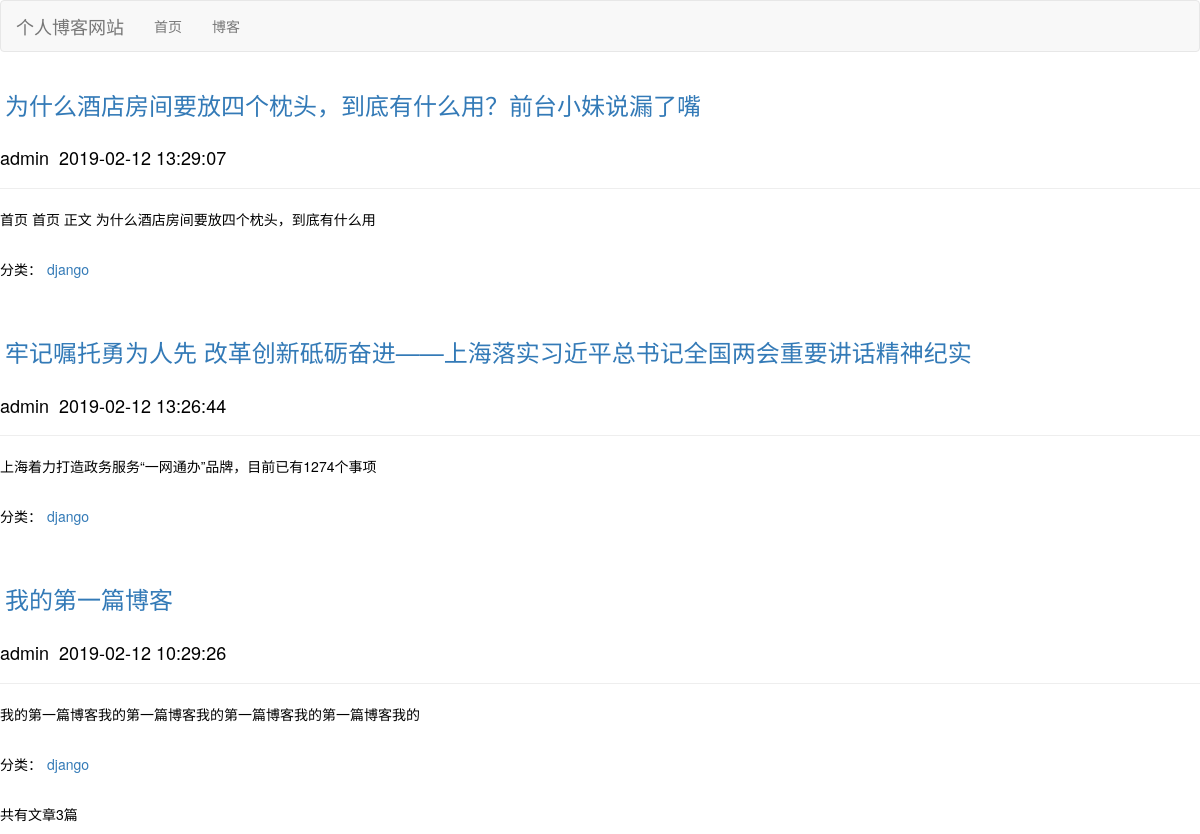
The page /blog/type/1 on the database as committed earlier.
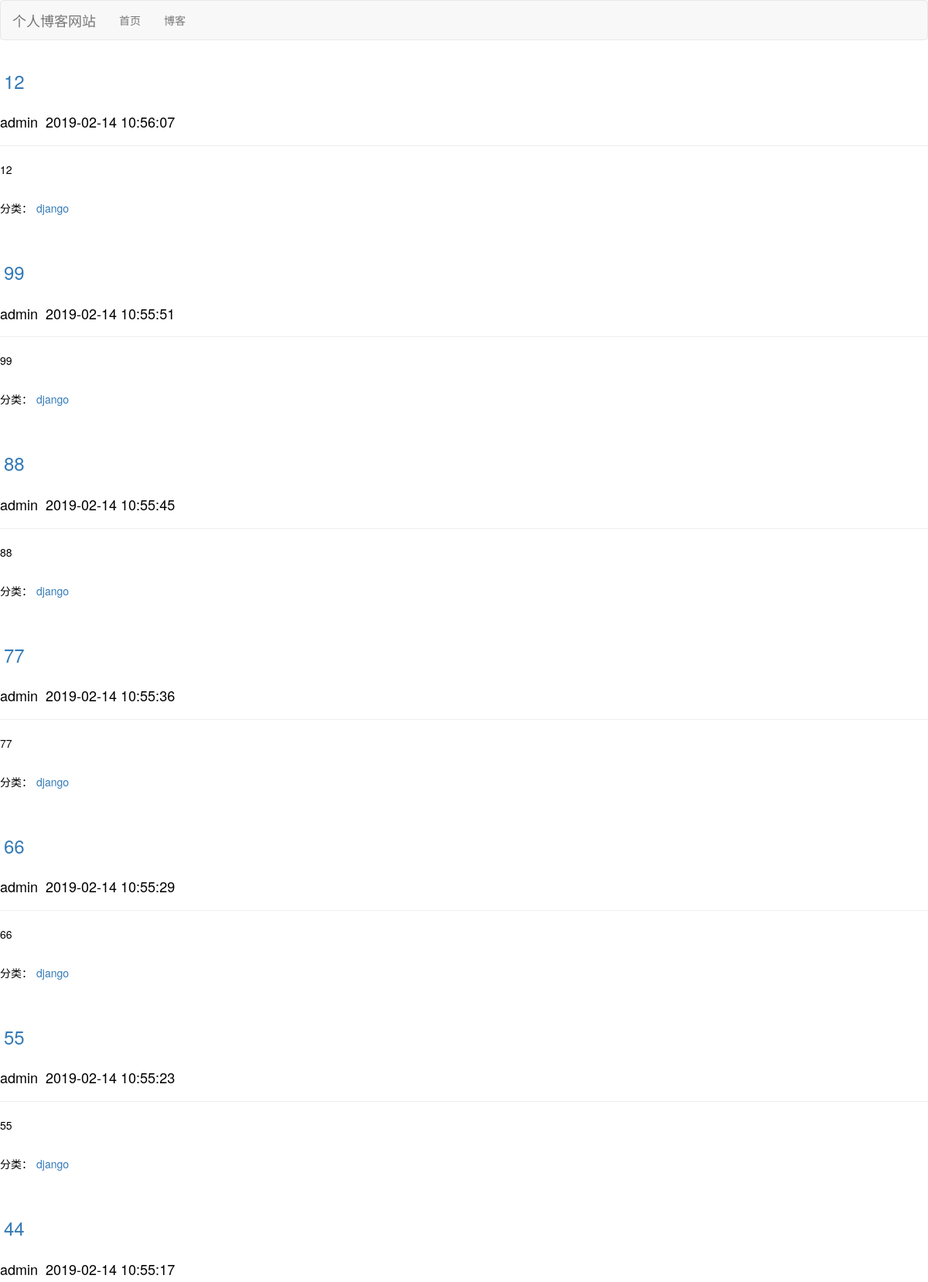
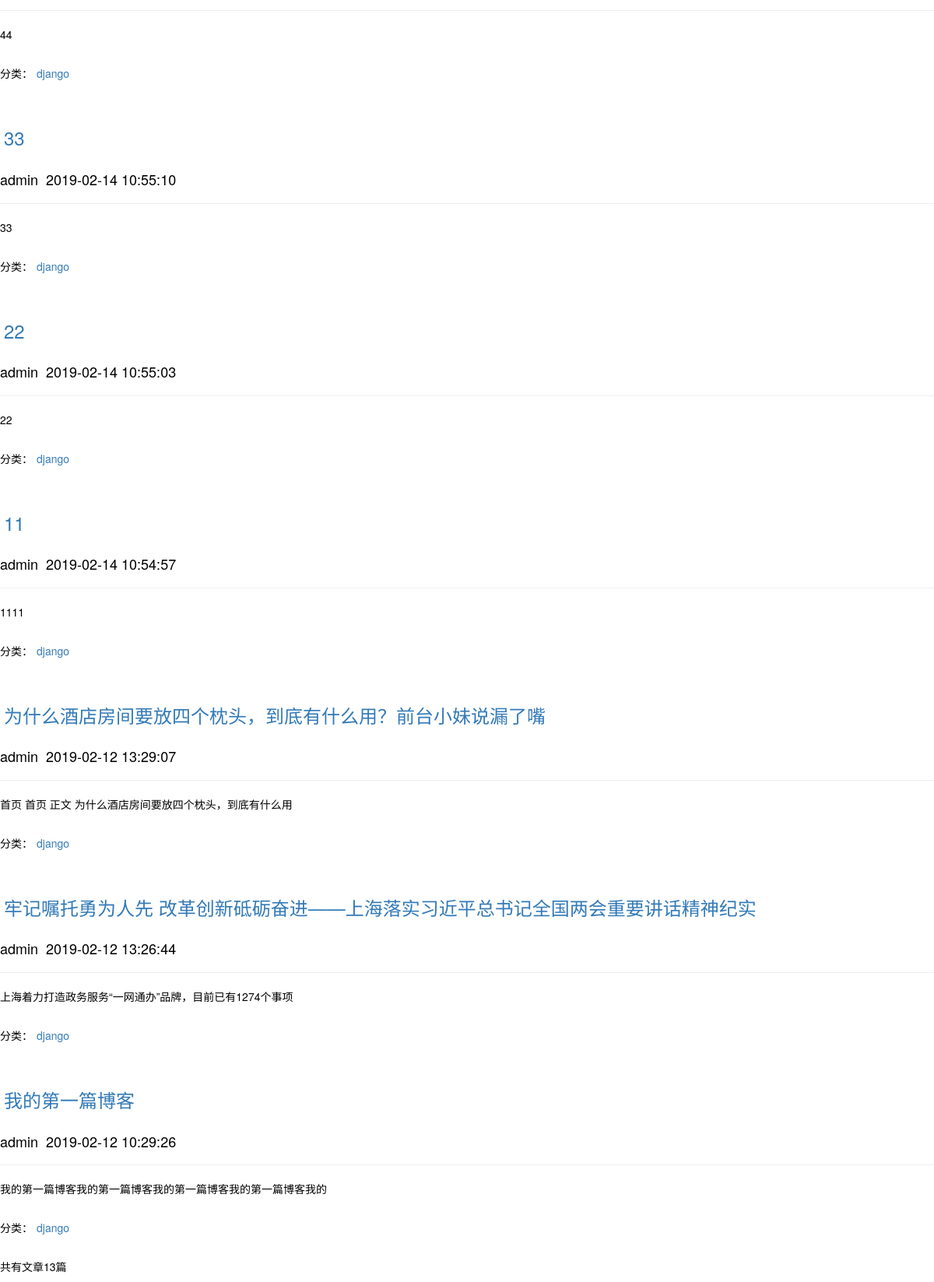
The same page on the database as committed later (2 pictures, top to bottom).
### blog/models.py (models this page shows, shortened)
class Blog(models.Model):
    title = models.CharField(max_length=50)
    blog_type = models.ForeignKey(BlogType,on_delete = models.DO_NOTHING)
    author = models.ForeignKey(User,on_delete = models.DO_NOTHING)
    content = RichTextUploadingField()
    rend_num = models.IntegerField(default=0)
    created_time = models.DateTimeField(auto_now_add=True)
    last_updated_time =models.DateTimeField(auto_now=True)
    class Meta:
        ordering=['-created_time']

class BlogType(models.Model):
    type_name = models.CharField(max_length=15)
    def __str__(self):
        return self.type_name

### blog/views.py (the view)
# urls.py: path('type/<int:blog_type_id>',views.blog_type,name='blog_type'),
def blog_type(request,blog_type_id):
    content={}
    Blog_type = get_object_or_404(BlogType,pk=blog_type_id)
    content['blogs']=Blog.objects.filter(blog_type=Blog_type)
    content['blog_type']=Blog_type
    return render_to_response('blog/blog_type.html',content)

### blog/templates/blog/blog_type.html (shortened to what this page needs)
{% extends 'base.html'%}
{% block content %}
    <ul>
        {% for blog in blogs%}
         <li>
            <h3><a href="{% url 'blog:blog_details' blog.pk %}">{{blog.title}}</a></h3>
            <h4>{{blog.author}}&nbsp;&nbsp;{{blog.created_time|date:'Y-m-d H:i:s'}}</h4>
            <hr>
            <p>{{blog.content|truncatechars:30}}</p>
            <p>分类：<a href="{% url 'blog:blog_type' blog.blog_type.id %}">{{blog.blog_type}}</a></p>
        </li>
        {% empty %}
        <p>还没有发布文章</p>
        {% endfor %}
        <p>共有文章{{blogs|length}}篇</p>
    </ul>
{% endblock%}

### templates/base.html (shortened to what this page needs)
{% load static %}
<!DOCTYPE html>
<html lang="zh-CN">
  <head>
    <link href="{% static 'bootstrap3.3.7/dist/css/bootstrap.min.css' %}" rel="stylesheet">
    <link rel="stylesheet" type="text/css" href="{% static 'css/base.css'%}">
  </head>
  <body>
    <nav class="navbar navbar-default" role="navigation">
    <div class="container-fluid">
    <div class="navbar-header">
        <a class="navbar-brand" href="{% url 'blog:blog_list' %}">个人博客网站</a>
    </div>
    <div class="collapse navbar-collapse" id="example-navbar-collapse">
        <ul class="nav navbar-nav">
            <li class="{% block active_shouye %}{% endblock %}"><a href="/">首页</a></li>
            <li class="{% block active_shouye1 %}{% endblock %}"><a href="{% url 'blog:blog_list' %}">博客</a></li>
        </ul>
    </div>
    </div>
</nav>
    {% block content %}{% endblock %}
  </body>
</html>

### static/css/base.css (style rules this page uses)
* { margin: 0; padding: 0; color: #000; }
a { padding: 20px 5px; display: inline-block; text-decoration: none; }
ul li { list-style-type: none; }

Rows that differ between the two databases and show on the page:
added Blog: title "12", author "admin", created_time "2019-02-14 10:56:07", content "12", blog_type "django"
added Blog: title "99", author "admin", created_time "2019-02-14 10:55:51", content "99", blog_type "django"
added Blog: title "88", author "admin", created_time "2019-02-14 10:55:45", content "88", blog_type "django"
added Blog: title "77", author "admin", created_time "2019-02-14 10:55:36", content "77", blog_type "django"
added Blog: title "66", author "admin", created_time "2019-02-14 10:55:29", content "66", blog_type "django"
added Blog: title "55", author "admin", created_time "2019-02-14 10:55:23", content "55", blog_type "django"
added Blog: title "44", author "admin", created_time "2019-02-14 10:55:17", content "44", blog_type "django"
added Blog: title "33", author "admin", created_time "2019-02-14 10:55:10", content "33", blog_type "django"
added Blog: title "22", author "admin", created_time "2019-02-14 10:55:03", content "22", blog_type "django"
added Blog: title "11", author "admin", created_time "2019-02-14 10:54:57", content "1111", blog_type "django"
Other text that changed with them:
{{ blogs|length }}: "3" → "13"
